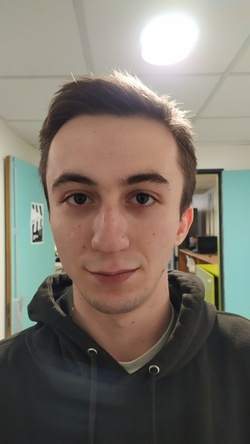
#> input picture dorian10.jpg, 250 x 444 px, shrunk from 1000 x 1777 before the run
$ python solarization.py
#> lines starting #> are read from the running program, lines starting #| are printed output that depends on the picture
from PIL import Image, ImageOps

i = 0

while not i == 11:
    i = i + 1

    i1 = Image.open("dorian10.jpg")
#> i1 is the input picture: PIL image 250x444 RGB; mean R, G, B 124.3, 116.8, 106.9
    i1 = ImageOps.grayscale(i1)
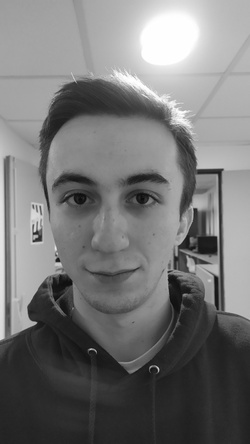
#> i1: PIL image 250x444 L; min 9, max 255, mean 117.9
    i1 = ImageOps.solarize(i1, threshold=128)
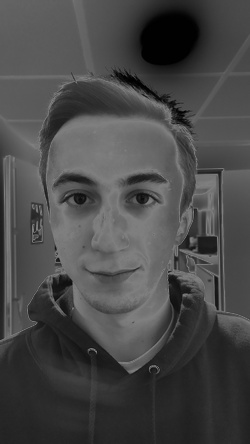
#> i1: PIL image 250x444 L; min 0, max 127, mean 72.5

    img = Image.open("dorian" + str(i) + ".jpg")
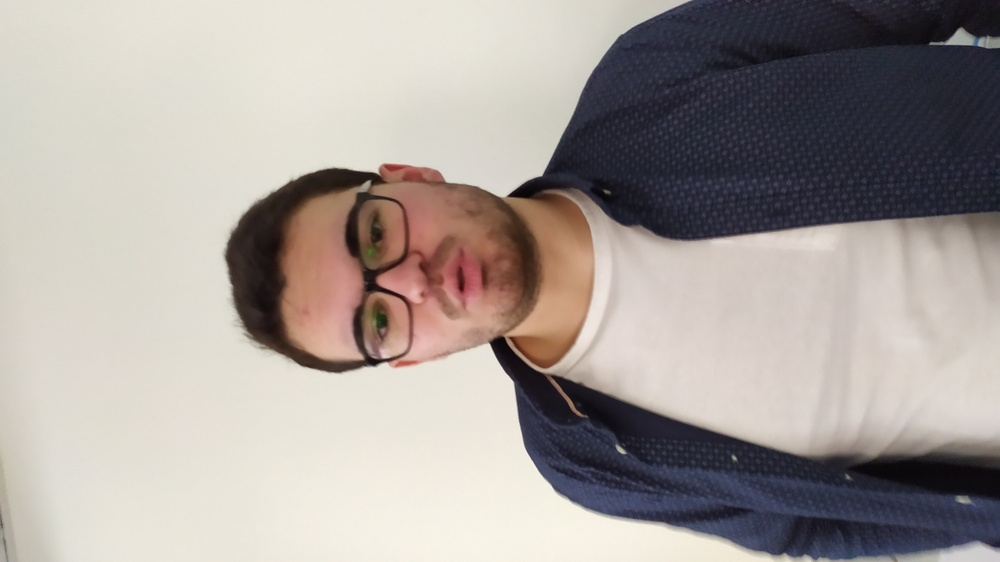
#> input picture dorian1.jpg, 1000 x 562 px, shrunk from 4000 x 2250 before the run
#> img is the input picture: PIL image 1000x562 RGB; mean R, G, B 166.3, 158.6, 154
    gray = ImageOps.grayscale(img)
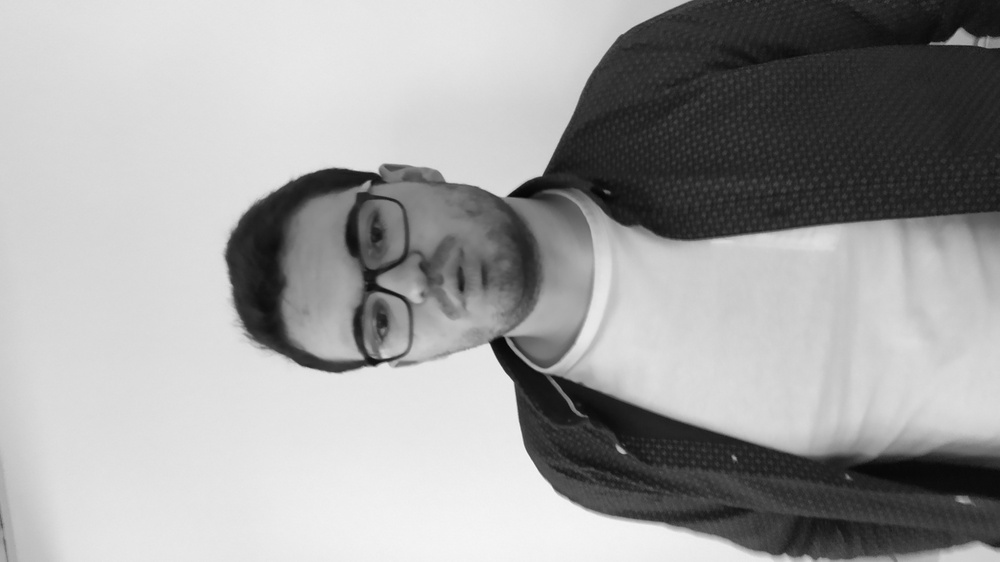
#> gray: PIL image 1000x562 L; min 3, max 248, mean 160.4
    solarize = ImageOps.solarize(gray, threshold=128)
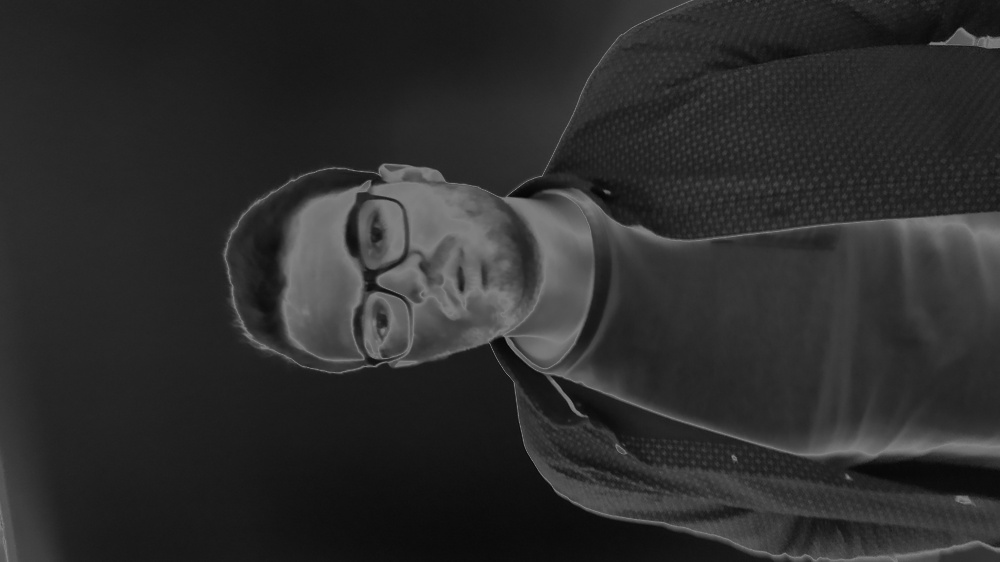
#> solarize: PIL image 1000x562 L; min 3, max 127, mean 44.8
    solarize.save("solarize" + str(i) + ".jpg")

    i2 = solarize
    assert i1.mode == i2.mode, "Different kinds of images."
#> (the run stopped early here; a loop or call above may not have finished)
